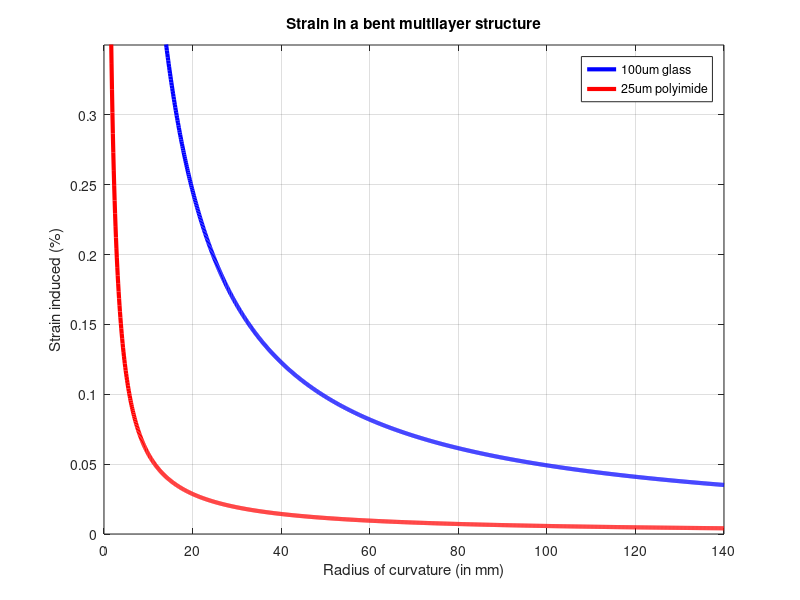

MATLAB code for this plot:
%% Copyright 2016 MERCIER David
function strainML = strainMultiLayer(E, nu, t, z_ind, R, varargin)
%% Function giving the Reuss's average
% From S. Logothetidis, "Handbook of Flexible Organic Electronics: Materials,
% Manufacturing and Applications", Elsevier, Cambridge, 2014.
% Default values from Gerthoffer A. et al. - DOI:10.1016/j.solmat.2016.11.022

% author: david9684@gmail.com

% E: Young's modulus of a layer (GPa)
% E_red: Reduced Young's modulus of a layer (GPa)
% nu: Poisson's coefficient of a layer
% t: Thickness of a layer (mm)
% z: Position of the layer in the multilayer (integer between 1 and n)
% R: radius of curvature (mm)
% strainML: Strain induced in the structure (%)

colorPlot = {'b','r','k',[.5 .6 .7],[.8 .2 .6],'c','m','g','y'};

if nargin < 5
    R = 0:0.1:140;
end

if nargin < 4
    z_ind = 3;
end

if nargin < 3
    t = [100 0.55 2.3 0.45 ; 25 0.55 2.3 0.45]/1e3;
end

if nargin < 2
    nu = [0.208 0.3 0.3 0.3 ; 0.3 0.3 0.3 0.3];
end

if nargin < 1
    E = [72.9 289 70 100 ; 9.1 289 70 100];
end

E_red = E./(1 - nu.^2);

z_film = zeros(size(t,1),size(t,2));
z_film(:,1) = t(:,1)/2;
for ii = 2:length(t)
    for jj = 1:size(t,1)
        z_film(jj,ii) = t(jj,ii)/2 + sum(t(jj,1:ii-1));
    end
end

assert(size((E_red .* t .* z_film), 1) == size((E_red),1));
assert(size((E_red .* t), 1) == size((E_red),1));

z_na = zeros(size(t,1),1);
for jj = 1:size(t,1)
    z_na(jj) = sum(E_red(jj,:) .* t(jj,:) .* z_film(jj,:)) ./ ...
        sum(E_red(jj,:) .* t(jj,:));
end

figure;
strainML = zeros(size(t,1),length(R));
for jj = 1:size(t,1)
    strainML(jj,:) = (z_film(jj,z_ind) - z_na(jj)) ./ R;
    plot(R, strainML(jj,:)*100, 'LineWidth', 3, ...
        'Color', colorPlot{jj});
    hold on;
end

xlabel('Radius of curvature (in mm)');
ylabel('Strain induced (%)');
xlim([0 max(R)]);
ylim([0 0.35]);
title('Strain in a bent multilayer structure');
grid on;
legend({'100um glass', '25um polyimide'}, 'Location', 'NorthEast');

end